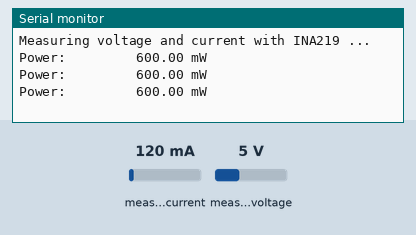
The sketch below on a simulated Arduino Uno, built with avr-gcc and run on an emulated ATmega328P. Parts: the last lines printed to the serial monitor. The inputs (shaded band) are chosen by the test bench; at power-on: measured current 120 mA, measured voltage 5 V.

Above: at 1.2 s.
1.3 s: measured current set to 40 mA
At 1.9 s:
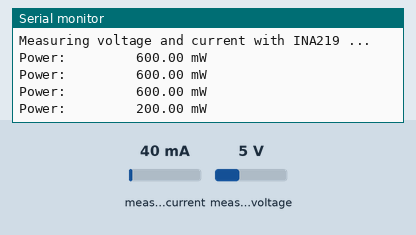
2.8 s: measured voltage set to 0.3 V
At 3.4 s:
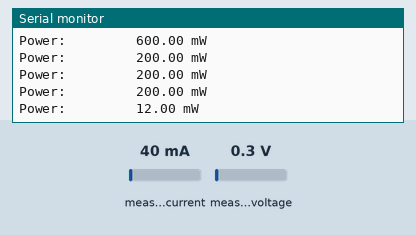
4.3 s: measured current set to 500 mA
At 4.9 s:
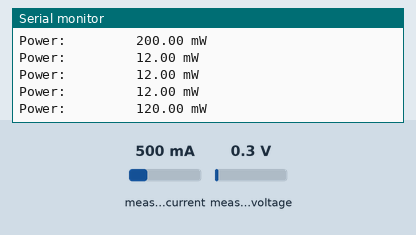
Timing chart, 0 to 7.3 s (numbered marks = the images above; inputs shaded):
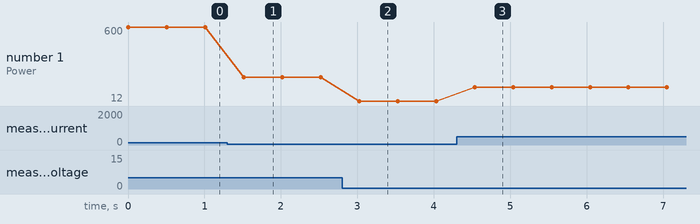

Measured:
- after the input at 1.3 s, the serial monitor: prints a new line after 0.21 s (image 1)
- after the input at 2.8 s, the serial monitor: prints a new line after 0.23 s (image 2)
- after the input at 4.3 s, the serial monitor: prints a new line after 0.24 s (image 3)
- plotted number 1: 600 → 200 after the input at 1.3 s, 200 → 12 after the input at 2.8 s, 12 → 120 after the input at 4.3 s

The sketch:

sketch.ino
```cpp
#include <Wire.h>
#include <Adafruit_INA219.h>

Adafruit_INA219 ina219;

void setup(void) {
  Serial.begin(115200);
  while (!Serial) {
    delay(1);
  }

  uint32_t currentFrequency;
  ina219.setCalibration_16V_400mA();

  if (!ina219.begin()) {
    Serial.println("Failed to find INA219 chip");
    while (1) { delay(10); }
  }
  Serial.println("Measuring voltage and current with INA219 ...");
}

void loop(void) {

  float power_mW = 0;

  power_mW = ina219.getPower_mW();

  Serial.print("Power:         ");
  Serial.print(power_mW);
  Serial.println(" mW");
  Serial.println("");

  delay(500);
}
```
